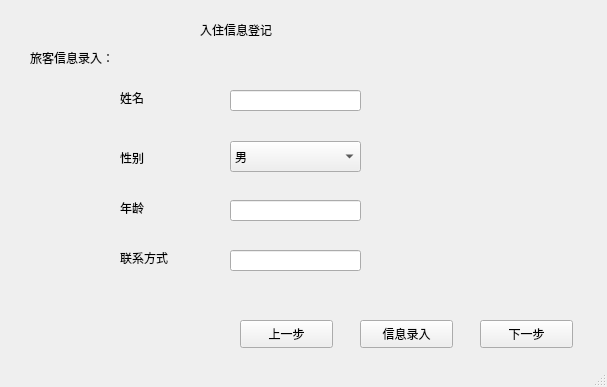
<?xml version="1.0" encoding="UTF-8"?>
<ui version="4.0">
 <class>Register3</class>
 <widget class="QMainWindow" name="Register3">
  <property name="geometry">
   <rect>
    <x>0</x>
    <y>0</y>
    <width>607</width>
    <height>387</height>
   </rect>
  </property>
  <property name="windowTitle">
   <string>完善个人信息</string>
  </property>
  <widget class="QWidget" name="centralwidget">
   <widget class="QLabel" name="label">
    <property name="geometry">
     <rect>
      <x>200</x>
      <y>20</y>
      <width>91</width>
      <height>20</height>
     </rect>
    </property>
    <property name="text">
     <string>入住信息登记</string>
    </property>
   </widget>
   <widget class="QLabel" name="label_2">
    <property name="geometry">
     <rect>
      <x>120</x>
      <y>90</y>
      <width>72</width>
      <height>15</height>
     </rect>
    </property>
    <property name="text">
     <string>姓名</string>
    </property>
   </widget>
   <widget class="QLabel" name="label_3">
    <property name="geometry">
     <rect>
      <x>120</x>
      <y>150</y>
      <width>72</width>
      <height>15</height>
     </rect>
    </property>
    <property name="text">
     <string>性别</string>
    </property>
   </widget>
   <widget class="QLabel" name="label_4">
    <property name="geometry">
     <rect>
      <x>120</x>
      <y>200</y>
      <width>72</width>
      <height>15</height>
     </rect>
    </property>
    <property name="text">
     <string>年龄</string>
    </property>
   </widget>
   <widget class="QLabel" name="label_6">
    <property name="geometry">
     <rect>
      <x>120</x>
      <y>250</y>
      <width>72</width>
      <height>15</height>
     </rect>
    </property>
    <property name="text">
     <string>联系方式</string>
    </property>
   </widget>
   <widget class="QLineEdit" name="lineEdit">
    <property name="geometry">
     <rect>
      <x>230</x>
      <y>90</y>
      <width>131</width>
      <height>21</height>
     </rect>
    </property>
   </widget>
   <widget class="QLineEdit" name="lineEdit_3">
    <property name="geometry">
     <rect>
      <x>230</x>
      <y>200</y>
      <width>131</width>
      <height>21</height>
     </rect>
    </property>
   </widget>
   <widget class="QLineEdit" name="lineEdit_5">
    <property name="geometry">
     <rect>
      <x>230</x>
      <y>250</y>
      <width>131</width>
      <height>21</height>
     </rect>
    </property>
   </widget>
   <widget class="QPushButton" name="pushButton">
    <property name="geometry">
     <rect>
      <x>240</x>
      <y>320</y>
      <width>93</width>
      <height>28</height>
     </rect>
    </property>
    <property name="text">
     <string>上一步</string>
    </property>
   </widget>
   <widget class="QPushButton" name="pushButton_3">
    <property name="geometry">
     <rect>
      <x>480</x>
      <y>320</y>
      <width>93</width>
      <height>28</height>
     </rect>
    </property>
    <property name="text">
     <string>下一步</string>
    </property>
   </widget>
   <widget class="QLabel" name="label_7">
    <property name="geometry">
     <rect>
      <x>30</x>
      <y>50</y>
      <width>121</width>
      <height>16</height>
     </rect>
    </property>
    <property name="text">
     <string>旅客信息录入：</string>
    </property>
   </widget>
   <widget class="QPushButton" name="pushButton_4">
    <property name="geometry">
     <rect>
      <x>360</x>
      <y>320</y>
      <width>93</width>
      <height>28</height>
     </rect>
    </property>
    <property name="text">
     <string>信息录入</string>
    </property>
   </widget>
   <widget class="QComboBox" name="comboBox">
    <property name="geometry">
     <rect>
      <x>230</x>
      <y>141</y>
      <width>131</width>
      <height>31</height>
     </rect>
    </property>
    <item>
     <property name="text">
      <string>男</string>
     </property>
    </item>
    <item>
     <property name="text">
      <string>女</string>
     </property>
    </item>
   </widget>
  </widget>
  <widget class="QStatusBar" name="statusbar"/>
 </widget>
 <resources/>
 <connections/>
</ui>
